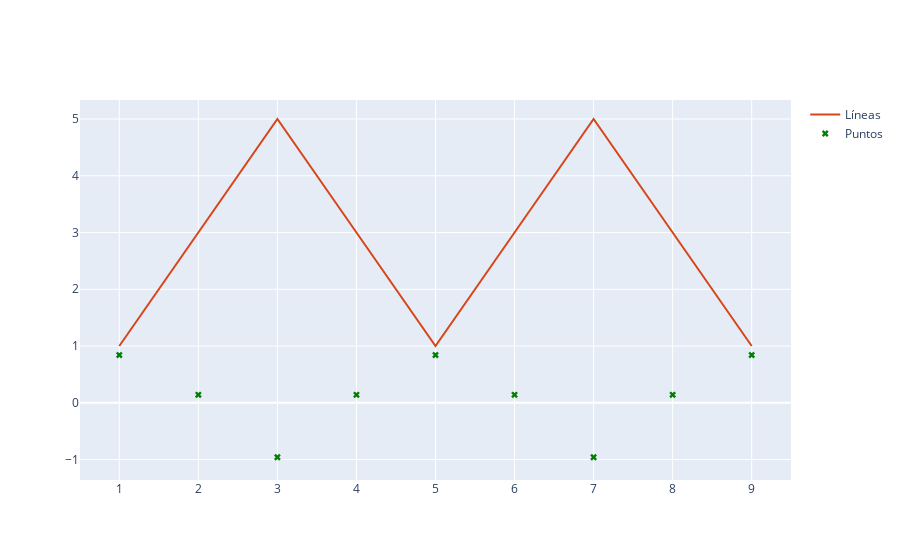

This figure's notebook cell:
### Markdown cell above
Si queremos meter más series, es tan sencillo como parametrizar una debajo de otra y crear el gráfico.

### Code cell
# --
# Definimos los nuevos datos
# --
import numpy as np
eje_x_bis = eje_x
eje_y_bis = np.sin(eje_y)

# --
# Definimos primero una serie y luego la segunda
# --

# Primera serie
fig = go.Figure()
fig.add_trace(go.Scatter(x = eje_x, 
                         y = eje_y,
                         mode = "lines",
                         name = 'Líneas',
                         line_color = 'rgb(216,69,25)'))

# Segunda serie
fig.add_trace(go.Scatter(x = eje_x, 
                         y = eje_y_bis,
                         mode = "markers",
                         name = 'Puntos',
                         line_color = 'green',
                         marker_symbol = 'x'))

fig.show()

### Figure 1 — Plotly figure (JSON) as saved in the notebook; plotly's stock layout.template omitted (floating-point values rounded to 4 significant figures)
{"data": [{"line": {"color": "rgb(216,69,25)"}, "mode": "lines", "name": "Líneas", "type": "scatter", "x": [1, 2, 3, 4, 5, 6, 7, 8, 9], "y": [1, 3, 5, 3, 1, 3, 5, 3, 1]}, {"line": {"color": "green"}, "marker": {"symbol": "x"}, "mode": "markers", "name": "Puntos", "type": "scatter", "x": [1, 2, 3, 4, 5, 6, 7, 8, 9], "y": [0.8415, 0.1411, -0.9589, 0.1411, 0.8415, 0.1411, -0.9589, 0.1411, 0.8415]}], "layout": {}}
